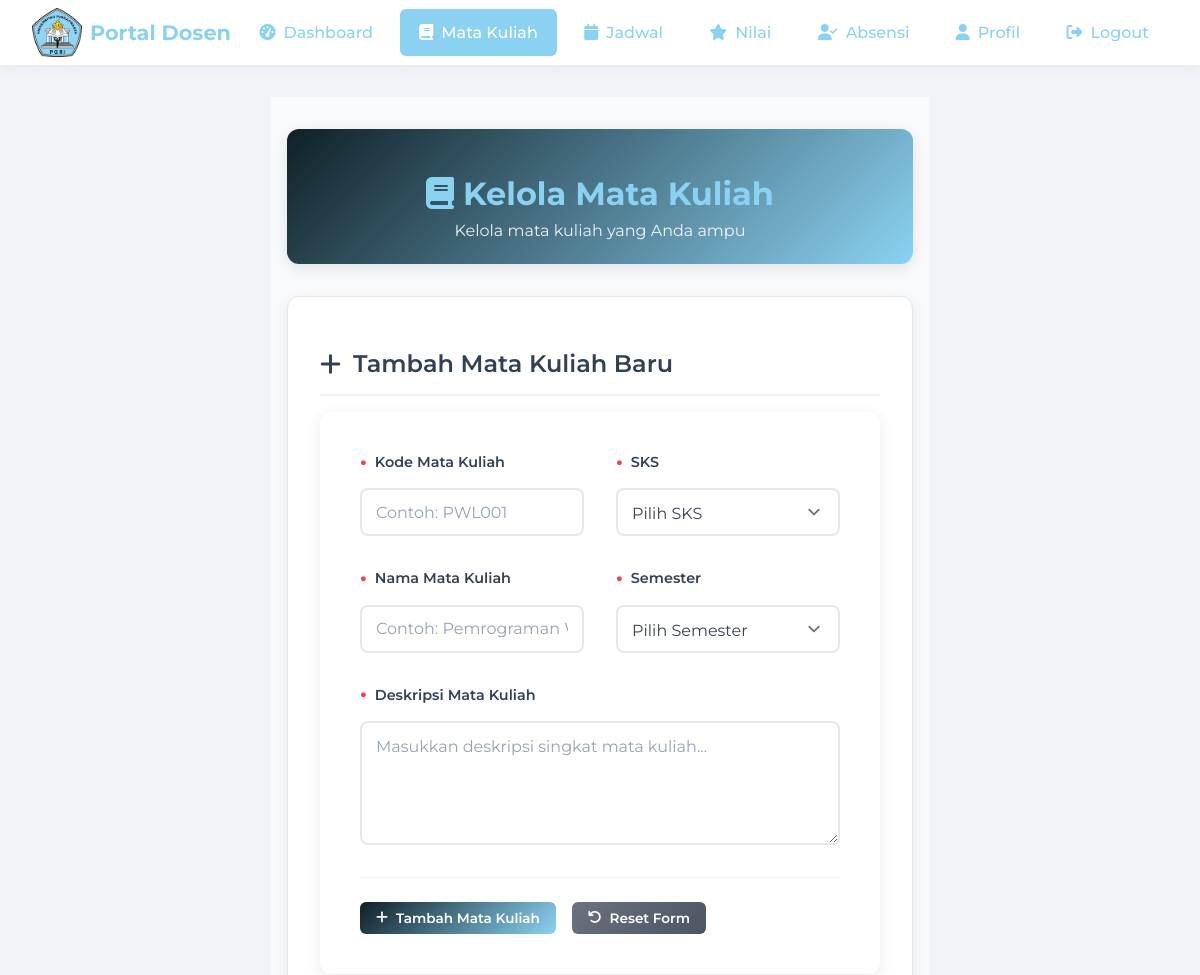
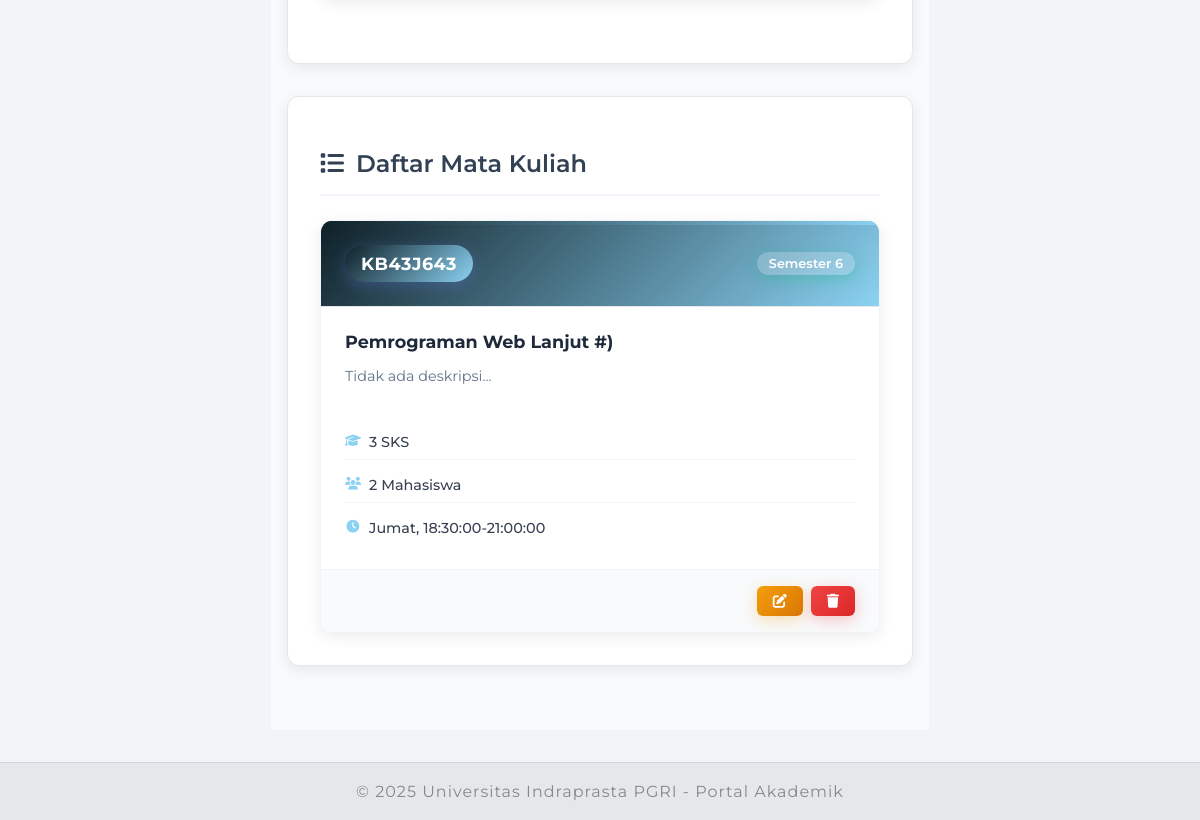
/dosen/mata_kuliah.php (signed in), run on the app's committed database (2 pictures, top to bottom).
### tables this page shows
CREATE TABLE `mata_kuliah` (
  `id` int(11) NOT NULL,
  `kode_mk` varchar(10) NOT NULL,
  `nama_mk` varchar(100) NOT NULL,
  `sks` int(11) NOT NULL,
  `semester` int(11) NOT NULL,
  `deskripsi` text DEFAULT NULL,
  `dosen_id` int(11) NOT NULL,
  `program_studi_id` int(11) DEFAULT NULL,
  `created_at` datetime DEFAULT current_timestamp(),
  `updated_at` datetime DEFAULT current_timestamp()
);

### dosen/mata_kuliah.php (the view, shortened to what this page needs)
<?php
require_once '../koneksi.php';
$user_id = $_SESSION['user_id'];
$query = "SELECT u.*, d.id as dosen_id FROM users u
          LEFT JOIN dosen d ON u.id = d.user_id
          WHERE u.id = '$user_id'";
$result = mysqli_query($conn, $query);
$user = mysqli_fetch_assoc($result);
$dosen_id = $user['dosen_id'];
$mata_kuliah_query = "SELECT mk.*,
                             COUNT(k.mahasiswa_id) as jumlah_mahasiswa,
                             j.ruang, j.hari,
                             CONCAT(j.jam_mulai, '-', j.jam_selesai) as jam
                      FROM mata_kuliah mk
                      LEFT JOIN kelas k ON mk.id = k.mata_kuliah_id
                      LEFT JOIN jadwal j ON mk.id = j.mata_kuliah_id
                      WHERE mk.dosen_id = $dosen_id
                      GROUP BY mk.id
                      ORDER BY mk.created_at DESC";
$mata_kuliah_result = mysqli_query($conn, $mata_kuliah_query);
$mata_kuliah_list = [];
while ($row = mysqli_fetch_assoc($mata_kuliah_result)) {
    $mata_kuliah_list[] = $row;
}
?>
<!DOCTYPE html>
<html lang="id">
<head>
    <link rel="stylesheet" href="../assets/css/style.css">
    <link rel="stylesheet" href="../assets/css/admin.css">
    <link rel="stylesheet" href="../assets/css/dosen.css">
    <link rel="stylesheet" href="https://cdnjs.cloudflare.com/ajax/libs/font-awesome/6.4.0/css/all.min.css">
</head>
<body>
    <?php include 'includes/nav_dosen.php'; ?>
    <main>
        <div class="dashboard-container">
            <div class="dashboard-header">
                <h1><i class="fas fa-book"></i> Kelola Mata Kuliah</h1>
                <p>Kelola mata kuliah yang Anda ampu</p>
            </div>
            <div class="dashboard-section">
                <h2><i class="fas fa-plus"></i> Tambah Mata Kuliah Baru</h2>
                <div class="form-container form-spacious">
                    <form method="POST" action="">
                        <div class="form-row form-row-spacious">
                            <div class="form-group">
                                <label for="kode_mk">Kode Mata Kuliah</label>
                                <input type="text" id="kode_mk" name="kode_mk" class="form-control" required
                                       placeholder="Contoh: PWL001">
                            </div>
                            <div class="form-group">
                                <label for="sks">SKS</label>
                                <select id="sks" name="sks" class="form-control" required>
                                    <option value="">Pilih SKS</option>
                                </select>
                            </div>
                        </div>
                        <div class="form-row form-row-spacious">
                            <div class="form-group">
                                <label for="nama_mk">Nama Mata Kuliah</label>
                                <input type="text" id="nama_mk" name="nama_mk" class="form-control" required
                                       placeholder="Contoh: Pemrograman Web Lanjut">
                            </div>
                            <div class="form-group">
                                <label for="semester">Semester</label>
                                <select id="semester" name="semester" class="form-control" required>
                                    <option value="">Pilih Semester</option>
                                </select>
                            </div>
                        </div>
                        <div class="form-group form-group-spacious">
                            <label for="deskripsi">Deskripsi Mata Kuliah</label>
                            <textarea id="deskripsi" name="deskripsi" class="form-control" rows="4"
                                    placeholder="Masukkan deskripsi singkat mata kuliah..."></textarea>
                        </div>
                        <div class="form-actions form-actions-spacious">
                            <button type="submit" class="btn btn-primary">
                                <i class="fas fa-plus"></i> Tambah Mata Kuliah
                            </button>
                            <button type="button" class="btn btn-secondary" onclick="resetForm()">
                                <i class="fas fa-undo"></i> Reset Form
                            </button>
                        </div>
                    </form>
                </div>
            </div>
            <div class="dashboard-section">
                <h2><i class="fas fa-list"></i> Daftar Mata Kuliah</h2>
                <div class="mata-kuliah-grid">
                    <?php foreach ($mata_kuliah_list as $mk): ?>
                        <div class="mk-card">
                            <div class="mk-header">
                                <div class="mk-code"><?php echo htmlspecialchars($mk['kode_mk']); ?></div>
                                <div class="mk-semester">Semester <?php echo $mk['semester']; ?></div>
                            </div>
                            <div class="mk-body">
                                <h3><?php echo htmlspecialchars($mk['nama_mk']); ?></h3>
                                <p class="mk-description"><?php echo htmlspecialchars(substr($mk['deskripsi'] ?? 'Tidak ada deskripsi', 0, 80)) . '...'; ?></p>
                                <div class="mk-details">
                                    <div class="detail-item">
                                        <i class="fas fa-graduation-cap"></i>
                                        <span><?php echo $mk['sks']; ?> SKS</span>
                                    </div>
                                    <div class="detail-item">
                                        <i class="fas fa-users"></i>
                                        <span><?php echo $mk['jumlah_mahasiswa'] ?: 0; ?> Mahasiswa</span>
                                    </div>
                                    <div class="detail-item">
                                        <i class="fas fa-clock"></i>
                                        <span><?php echo htmlspecialchars(($mk['hari'] ? $mk['hari'] . ', ' : '') . ($mk['jam'] ?: 'Belum dijadwalkan')); ?></span>
                                    </div>
                                </div>
                            </div>
                            <div class="mk-actions">
                                <button class="btn btn-sm btn-warning" onclick="editMataKuliah(<?php echo $mk['id']; ?>)" title="Edit">
                                    <i class="fas fa-edit"></i>
                                </button>
                                <button class="btn btn-sm btn-danger" onclick="deleteMataKuliah(<?php echo $mk['id']; ?>)" title="Hapus">
                                    <i class="fas fa-trash"></i>
                                </button>
                            </div>
                        </div>
                    <?php endforeach; ?>
                </div>
            </div>
        </div>
    </main>
    <?php include '../includes/footer.php'; ?>
</body>
</html>

### assets/css/style.css (style rules this page uses)
:root { --primary: #8bd2f2; --secondary: #f1f5f9; --text: #222; --accent: #fbbf24; --nav-bg: #fff; --nav-shadow: 0 2px 12px rgba(0, 0, 0, 0.06); }
html, body { height: 100%; margin: 0; padding: 0; }
body { font-family: "Montserrat", Arial, sans-serif; margin: 0; padding: 0; background: var(--secondary); color: var(--text); min-height: 100vh; display: flex; flex-direction: column; }
main { flex: 1; display: flex; flex-direction: column; margin: 2rem 0; }
h1, h2, h3 { color: var(--primary); }
.btn { display: flex; align-items: center; justify-content: center; gap: 0.5rem; padding: 0.75rem 1.5rem; border-radius: 0.375rem; font-weight: 500; cursor: pointer; transition: all 0.3s ease; font-family: "Montserrat", sans-serif; border: none; }
.btn-primary { background-color: var(--primary); color: white; }

### assets/css/dosen.css (style rules this page uses)
.form-container { background: white; border-radius: 12px; box-shadow: 0 4px 15px rgba(0, 0, 0, 0.08); padding: 2rem; margin-bottom: 2rem; }
.form-spacious { padding: 2.5rem; }
.form-row { display: grid; grid-template-columns: 1fr 1fr; gap: 1.5rem; margin-bottom: 1.5rem; }
.form-row-spacious { gap: 2rem; margin-bottom: 2rem; }
.form-group { display: flex; flex-direction: column; }
.form-group-spacious { margin-bottom: 2rem; }
.form-group label { margin-bottom: 0.5rem; color: #334155; font-weight: 600; font-size: 0.9rem; }
.form-control { padding: 0.75rem 1rem; border: 2px solid #e2e8f0; border-radius: 8px; font-size: 0.9rem; transition: all 0.3s ease; background: white; }
.form-control::placeholder { color: #94a3b8; }
.form-actions { display: flex; gap: 1rem; justify-content: flex-start; padding-top: 1rem; }
.form-actions-spacious { padding-top: 1.5rem; border-top: 1px solid #f1f5f9; }
.mata-kuliah-grid { display: grid; grid-template-columns: repeat(auto-fill, minmax(350px, 1fr)); gap: 1.5rem; margin-top: 1.5rem; }
.mk-card { background: white; border-radius: 12px; box-shadow: 0 4px 15px rgba(0, 0, 0, 0.08); overflow: hidden; transition: all 0.3s ease; border: 1px solid #f1f5f9; }
.mk-header { background: linear-gradient(135deg, #0f2027 0%, #8bd2f2 100%); color: white; padding: 1.5rem; display: flex; justify-content: space-between; align-items: center; }
.mk-code { font-size: 1.1rem; font-weight: 700; letter-spacing: 0.5px; }
.mk-semester { background: rgba(255, 255, 255, 0.2); padding: 0.25rem 0.75rem; border-radius: 15px; font-size: 0.8rem; font-weight: 600; }
.mk-body { padding: 1.5rem; }
.mk-body h3 { margin: 0 0 0.75rem 0; color: #1e293b; font-size: 1.1rem; font-weight: 700; line-height: 1.3; }
.mk-description { color: #64748b; font-size: 0.9rem; line-height: 1.5; margin-bottom: 1rem; }
.mk-details { display: flex; flex-direction: column; gap: 0.5rem; }
.detail-item { display: flex; align-items: center; gap: 0.5rem; color: #475569; font-size: 0.85rem; }
.detail-item i { width: 16px; color: #8bd2f2; font-size: 0.8rem; }
.mk-actions { padding: 1rem 1.5rem; background: #f8fafc; border-top: 1px solid #f1f5f9; display: flex; gap: 0.5rem; justify-content: flex-end; }
.btn-sm { padding: 0.5rem 1rem; font-size: 0.8rem; border-radius: 6px; display: inline-flex; align-items: center; gap: 0.25rem; transition: all 0.3s ease; }
.btn-warning { background: linear-gradient(135deg, #f59e0b 0%, #d97706 100%); color: white; border: none; }
.btn-danger { background: linear-gradient(135deg, #ef4444 0%, #dc2626 100%); color: white; border: none; }
.btn-secondary { background: linear-gradient(135deg, #6b7280 0%, #4b5563 100%); color: white; border: none; }

### data on the page
mata_kuliah: kode_mk "KB43J643", semester "6", nama_mk "Pemrograman Web Lanjut #)", deskripsi "Tidak ada deskripsi", sks "3", jumlah_mahasiswa "2", jam "Jumat, 18:30:00-21:00:00"
